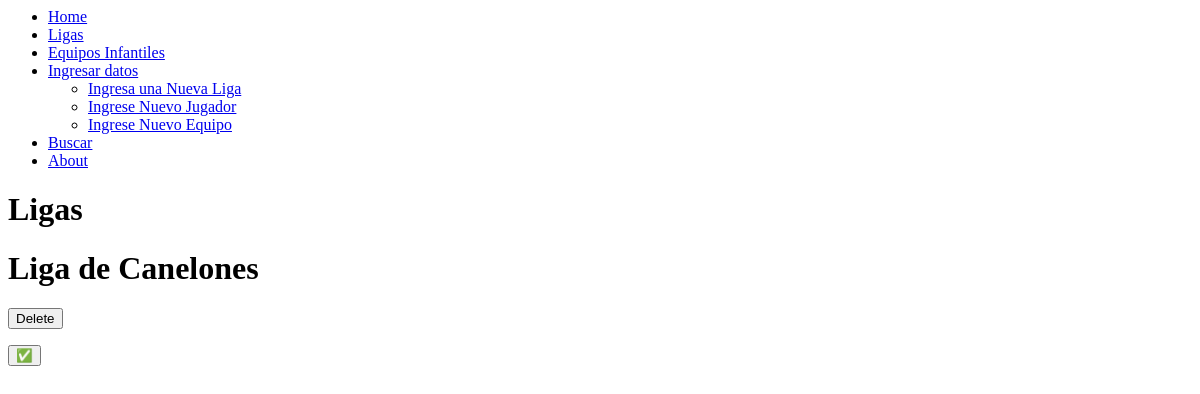
/Proyectos/, run on an earlier commit of the app's database.
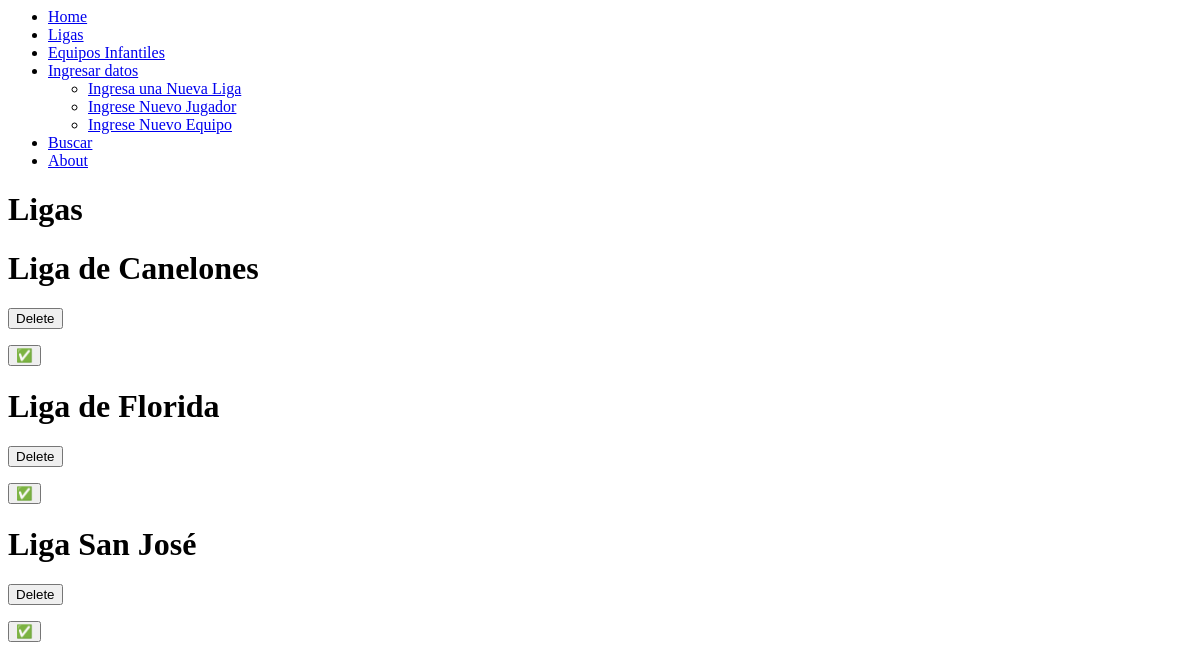
And on a later commit of the database.
### MyAPP/models.py (models this page shows, shortened)
class Liga(models.Model):
     name = models.CharField(max_length=200)

### MyAPP/views.py (the view)
# urls.py: path('Proyectos/', views.Proyectos, name='Proyectos'),
def Proyectos(request):
   Ligas = Liga.objects.all()
   return render(request, 'Proyectos.html', {'Ligas': Ligas})

### MyAPP/templates/Proyectos.html (shortened to what this page needs)
{% extends 'base.html' %}
{% block content %}
<h1>Ligas</h1>
{% for Liga in Ligas %}
<div>
  <h1>{{ Liga.name }}</h1>
  <form method="post" action="{% url 'eliminar_liga' Liga.id %}">
    <button type="submit" onclick="return confirm('¿Estás seguro de que deseas eliminar esta liga?')">Delete</button>
  </form>
  <button>✅</button>
</div>
{% endfor %}
{% endblock %}

What changed in the data, as far as the page shows it:
added Liga: name "Liga de Florida"
added Liga: name "Liga San José"
